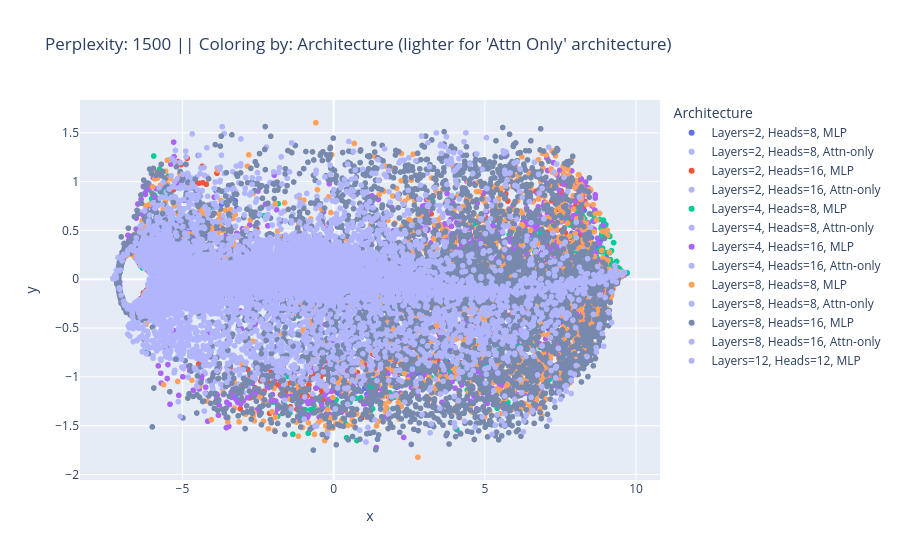
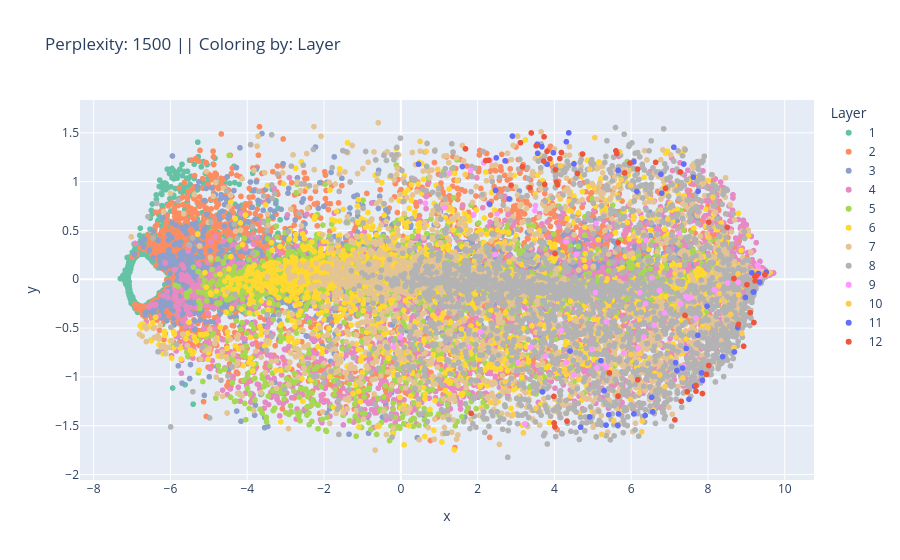
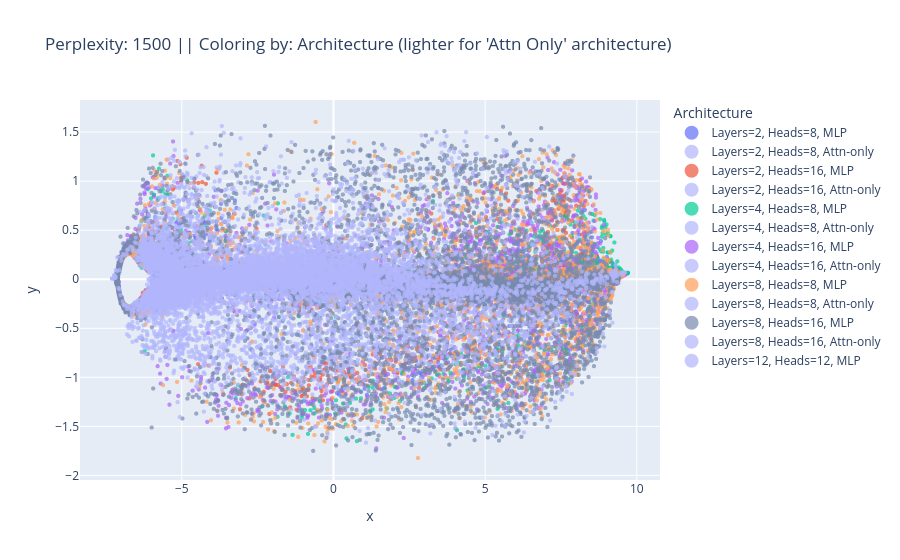
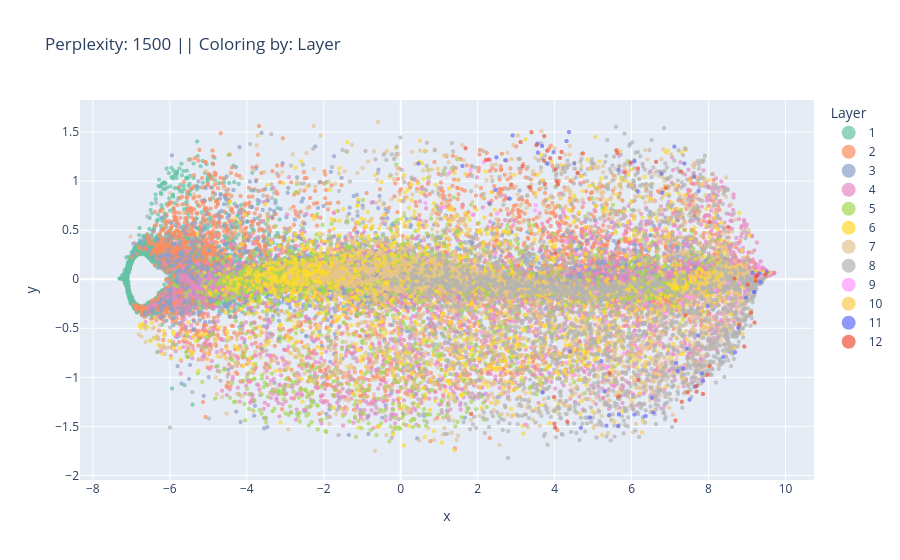

Here is the notebook cell these charts were saved with, in order:
### Code cell
# Legend mapping for arch
arch_legend_map = {
    str(i+1): f"Layers={cfg['NUM_LAYERS']}, Heads={cfg['NUM_HEADS']}, {'Attn-only' if cfg['ATTN_ONLY'] else 'MLP'}"
    for i, cfg in enumerate(cfg_list)
}

arch_main = [arch_legend_map[str(i)] for i in range(1, 13, 2)]
arch_light = [arch_legend_map[str(i)] for i in range(2, 13, 2)]

unique_arch = df['arch'].astype(str).unique()
arch_group_map = {arch: ('main' if arch in arch_main else 'light') for arch in unique_arch}

base_colors = px.colors.qualitative.Plotly[:5] + [px.colors.qualitative.Dark24[15]]
arch_color_map = {arch: base_colors[i] for i, arch in enumerate(arch_main)}

import plotly.colors as pc
def lighten_color(color, factor=0.5):
    rgb = pc.hex_to_rgb(color)
    light_rgb = tuple(int(255 - (255 - c) * factor) for c in rgb)
    return pc.label_rgb(light_rgb)

arch_color_full_map = {}
for arch in unique_arch:
    if arch in arch_main:
        color = arch_color_map[arch]
    else:
        # Find corresponding main arch by replacing 'Attn_only' with 'MLP' or vice versa
        if 'Attn_only' in arch:
            main_arch = arch.replace('Attn_only', 'MLP')
        else:
            main_arch = arch.replace('MLP', 'Attn_only')
        color = lighten_color(arch_color_map.get(main_arch, base_colors[0]))
    arch_color_full_map[arch] = color

df['arch_label'] = df['arch']

#per = 2500
per = 1500
fig = px.scatter(
    x=projections[:,0], y=projections[:,1],
    color=df['arch_label'],
    color_discrete_map=arch_color_full_map,
    labels={'color': 'Architecture'},
    title=f"Perplexity: {per} || Coloring by: Architecture (lighter for 'Attn Only' architecture)"
)
fig.show()


layer_labels = sorted(df['layer'].unique(), key=lambda x: int(x))
layer_colors = px.colors.qualitative.Set2[:len(layer_labels)]
layer_color_map = {str(label): color for label, color in zip(layer_labels, layer_colors)}

fig = px.scatter(
    x=projections[:,0], y=projections[:,1],
    color=df['layer'],
    color_discrete_map=layer_color_map,
    labels={'color': 'Layer'},
    title=f"Perplexity: {per} || Coloring by: Layer"
)
fig.show()


point_size = 3  # Set your desired point size

fig = px.scatter(
    x=projections[:,0], y=projections[:,1],
    color=df['arch_label'],
    color_discrete_map=arch_color_full_map,
    labels={'color': 'Architecture'},
    title=f"Perplexity: {per} || Coloring by: Architecture (lighter for 'Attn Only' architecture)",
    size=[point_size]*len(df),  # Set all points to the same size
    size_max=point_size
)

# Set marker border color same as marker color
for trace in fig.data:
    trace.marker.line = dict(width=1, color=trace.marker.color)

fig.show()


fig = px.scatter(
    x=projections[:,0], y=projections[:,1],
    color=df['layer'],
    color_discrete_map=layer_color_map,
    labels={'color': 'Layer'},
    title=f"Perplexity: {per} || Coloring by: Layer",
    size=[point_size]*len(df),
    size_max=point_size
)

for trace in fig.data:
    trace.marker.line = dict(width=1, color=trace.marker.color)

fig.show()


fig = px.scatter(
    x=projections[:,0], y=projections[:,1],
    color=df['l_ratio'],
    color_discrete_map=layer_color_map,
    labels={'color': 'Ratio'},
    title=f"Perplexity: {per} || Coloring by: Where across the model depth the layer containing the head exists? (i.e. Ratio of layer index/total layers in model)",
    size=[point_size]*len(df),
    size_max=point_size
)

for trace in fig.data:
    trace.marker.line = dict(width=1, color=trace.marker.color)

fig.show()

fig = px.scatter(
    x=projections[:,0], y=projections[:,1],
    color=df['num_heads'],
    color_discrete_map={'1': 'rgb(102,194,165)','2': 'rgb(252,141,98)'},
    labels={'color': 'Number of Heads'},
    title=f"Perplexity: {per} || Coloring by: Number of Heads",
    size=[point_size]*len(df),
    size_max=point_size
)

for trace in fig.data:
    trace.marker.line = dict(width=1, color=trace.marker.color)

fig.show()

### Figure 1 — Plotly figure (JSON) as saved in the notebook; plotly's stock layout.template omitted (floating-point values rounded to 4 significant figures; data arrays with more than 128 entries replaced by an {"elided": "..."} marker saying what was removed)
{"data": [{"hovertemplate": "Architecture=Layers=2, Heads=8, MLP<br>x=%{x}<br>y=%{y}<extra></extra>", "legendgroup": "Layers=2, Heads=8, MLP", "marker": {"color": "#636EFA", "symbol": "circle"}, "mode": "markers", "name": "Layers=2, Heads=8, MLP", "showlegend": true, "type": "scattergl", "x": {"elided": "800 float values"}, "xaxis": "x", "y": {"elided": "800 float values"}, "yaxis": "y"}, {"hovertemplate": "Architecture=Layers=2, Heads=8, Attn-only<br>x=%{x}<br>y=%{y}<extra></extra>", "legendgroup": "Layers=2, Heads=8, Attn-only", "marker": {"color": "rgb(177, 182, 252)", "symbol": "circle"}, "mode": "markers", "name": "Layers=2, Heads=8, Attn-only", "showlegend": true, "type": "scattergl", "x": {"elided": "800 float values"}, "xaxis": "x", "y": {"elided": "800 float values"}, "yaxis": "y"}, {"hovertemplate": "Architecture=Layers=2, Heads=16, MLP<br>x=%{x}<br>y=%{y}<extra></extra>", "legendgroup": "Layers=2, Heads=16, MLP", "marker": {"color": "#EF553B", "symbol": "circle"}, "mode": "markers", "name": "Layers=2, Heads=16, MLP", "showlegend": true, "type": "scattergl", "x": {"elided": "1600 float values"}, "xaxis": "x", "y": {"elided": "1600 float values"}, "yaxis": "y"}, {"hovertemplate": "Architecture=Layers=2, Heads=16, Attn-only<br>x=%{x}<br>y=%{y}<extra></extra>", "legendgroup": "Layers=2, Heads=16, Attn-only", "marker": {"color": "rgb(177, 182, 252)", "symbol": "circle"}, "mode": "markers", "name": "Layers=2, Heads=16, Attn-only", "showlegend": true, "type": "scattergl", "x": {"elided": "1600 float values"}, "xaxis": "x", "y": {"elided": "1600 float values"}, "yaxis": "y"}, {"hovertemplate": "Architecture=Layers=4, Heads=8, MLP<br>x=%{x}<br>y=%{y}<extra></extra>", "legendgroup": "Layers=4, Heads=8, MLP", "marker": {"color": "#00CC96", "symbol": "circle"}, "mode": "markers", "name": "Layers=4, Heads=8, MLP", "showlegend": true, "type": "scattergl", "x": {"elided": "1600 float values"}, "xaxis": "x", "y": {"elided": "1600 float values"}, "yaxis": "y"}, {"hovertemplate": "Architecture=Layers=4, Heads=8, Attn-only<br>x=%{x}<br>y=%{y}<extra></extra>", "legendgroup": "Layers=4, Heads=8, Attn-only", "marker": {"color": "rgb(177, 182, 252)", "symbol": "circle"}, "mode": "markers", "name": "Layers=4, Heads=8, Attn-only", "showlegend": true, "type": "scattergl", "x": {"elided": "1600 float values"}, "xaxis": "x", "y": {"elided": "1600 float values"}, "yaxis": "y"}, {"hovertemplate": "Architecture=Layers=4, Heads=16, MLP<br>x=%{x}<br>y=%{y}<extra></extra>", "legendgroup": "Layers=4, Heads=16, MLP", "marker": {"color": "#AB63FA", "symbol": "circle"}, "mode": "markers", "name": "Layers=4, Heads=16, MLP", "showlegend": true, "type": "scattergl", "x": {"elided": "3200 float values"}, "xaxis": "x", "y": {"elided": "3200 float values"}, "yaxis": "y"}, {"hovertemplate": "Architecture=Layers=4, Heads=16, Attn-only<br>x=%{x}<br>y=%{y}<extra></extra>", "legendgroup": "Layers=4, Heads=16, Attn-only", "marker": {"color": "rgb(177, 182, 252)", "symbol": "circle"}, "mode": "markers", "name": "Layers=4, Heads=16, Attn-only", "showlegend": true, "type": "scattergl", "x": {"elided": "3200 float values"}, "xaxis": "x", "y": {"elided": "3200 float values"}, "yaxis": "y"}, {"hovertemplate": "Architecture=Layers=8, Heads=8, MLP<br>x=%{x}<br>y=%{y}<extra></extra>", "legendgroup": "Layers=8, Heads=8, MLP", "marker": {"color": "#FFA15A", "symbol": "circle"}, "mode": "markers", "name": "Layers=8, Heads=8, MLP", "showlegend": true, "type": "scattergl", "x": {"elided": "3200 float values"}, "xaxis": "x", "y": {"elided": "3200 float values"}, "yaxis": "y"}, {"hovertemplate": "Architecture=Layers=8, Heads=8, Attn-only<br>x=%{x}<br>y=%{y}<extra></extra>", "legendgroup": "Layers=8, Heads=8, Attn-only", "marker": {"color": "rgb(177, 182, 252)", "symbol": "circle"}, "mode": "markers", "name": "Layers=8, Heads=8, Attn-only", "showlegend": true, "type": "scattergl", "x": {"elided": "3200 float values"}, "xaxis": "x", "y": {"elided": "3200 float values"}, "yaxis": "y"}, {"hovertemplate": "Architecture=Layers=8, Heads=16, MLP<br>x=%{x}<br>y=%{y}<extra></extra>", "legendgroup": "Layers=8, Heads=16, MLP", "marker": {"color": "#778AAE", "symbol": "circle"}, "mode": "markers", "name": "Layers=8, Heads=16, MLP", "showlegend": true, "type": "scattergl", "x": {"elided": "6400 float values"}, "xaxis": "x", "y": {"elided": "6400 float values"}, "yaxis": "y"}, {"hovertemplate": "Architecture=Layers=8, Heads=16, Attn-only<br>x=%{x}<br>y=%{y}<extra></extra>", "legendgroup": "Layers=8, Heads=16, Attn-only", "marker": {"color": "rgb(177, 182, 252)", "symbol": "circle"}, "mode": "markers", "name": "Layers=8, Heads=16, Attn-only", "showlegend": true, "type": "scattergl", "x": {"elided": "6400 float values"}, "xaxis": "x", "y": {"elided": "6400 float values"}, "yaxis": "y"}, {"hovertemplate": "Architecture=Layers=12, Heads=12, MLP<br>x=%{x}<br>y=%{y}<extra></extra>", "legendgroup": "Layers=12, Heads=12, MLP", "marker": {"color": "rgb(177, 182, 252)", "symbol": "circle"}, "mode": "markers", "name": "Layers=12, Heads=12, MLP", "showlegend": true, "type": "scattergl", "x": {"elided": "720 float values"}, "xaxis": "x", "y": {"elided": "720 float values"}, "yaxis": "y"}], "layout": {"legend": {"title": {"text": "Architecture"}, "tracegroupgap": 0}, "title": {"text": "Perplexity: 1500 || Coloring by: Architecture (lighter for 'Attn Only' architecture)"}, "xaxis": {"anchor": "y", "domain": [0, 1], "title": {"text": "x"}}, "yaxis": {"anchor": "x", "domain": [0, 1], "title": {"text": "y"}}}}

### Figure 2 — Plotly figure (JSON) as saved in the notebook; plotly's stock layout.template omitted (floating-point values rounded to 4 significant figures; data arrays with more than 128 entries replaced by an {"elided": "..."} marker saying what was removed)
{"data": [{"hovertemplate": "Layer=1<br>x=%{x}<br>y=%{y}<extra></extra>", "legendgroup": "1", "marker": {"color": "rgb(102,194,165)", "symbol": "circle"}, "mode": "markers", "name": "1", "showlegend": true, "type": "scattergl", "x": {"elided": "7260 float values"}, "xaxis": "x", "y": {"elided": "7260 float values"}, "yaxis": "y"}, {"hovertemplate": "Layer=2<br>x=%{x}<br>y=%{y}<extra></extra>", "legendgroup": "2", "marker": {"color": "rgb(252,141,98)", "symbol": "circle"}, "mode": "markers", "name": "2", "showlegend": true, "type": "scattergl", "x": {"elided": "7260 float values"}, "xaxis": "x", "y": {"elided": "7260 float values"}, "yaxis": "y"}, {"hovertemplate": "Layer=3<br>x=%{x}<br>y=%{y}<extra></extra>", "legendgroup": "3", "marker": {"color": "rgb(141,160,203)", "symbol": "circle"}, "mode": "markers", "name": "3", "showlegend": true, "type": "scattergl", "x": {"elided": "4860 float values"}, "xaxis": "x", "y": {"elided": "4860 float values"}, "yaxis": "y"}, {"hovertemplate": "Layer=4<br>x=%{x}<br>y=%{y}<extra></extra>", "legendgroup": "4", "marker": {"color": "rgb(231,138,195)", "symbol": "circle"}, "mode": "markers", "name": "4", "showlegend": true, "type": "scattergl", "x": {"elided": "4860 float values"}, "xaxis": "x", "y": {"elided": "4860 float values"}, "yaxis": "y"}, {"hovertemplate": "Layer=5<br>x=%{x}<br>y=%{y}<extra></extra>", "legendgroup": "5", "marker": {"color": "rgb(166,216,84)", "symbol": "circle"}, "mode": "markers", "name": "5", "showlegend": true, "type": "scattergl", "x": {"elided": "2460 float values"}, "xaxis": "x", "y": {"elided": "2460 float values"}, "yaxis": "y"}, {"hovertemplate": "Layer=6<br>x=%{x}<br>y=%{y}<extra></extra>", "legendgroup": "6", "marker": {"color": "rgb(255,217,47)", "symbol": "circle"}, "mode": "markers", "name": "6", "showlegend": true, "type": "scattergl", "x": {"elided": "2460 float values"}, "xaxis": "x", "y": {"elided": "2460 float values"}, "yaxis": "y"}, {"hovertemplate": "Layer=7<br>x=%{x}<br>y=%{y}<extra></extra>", "legendgroup": "7", "marker": {"color": "rgb(229,196,148)", "symbol": "circle"}, "mode": "markers", "name": "7", "showlegend": true, "type": "scattergl", "x": {"elided": "2460 float values"}, "xaxis": "x", "y": {"elided": "2460 float values"}, "yaxis": "y"}, {"hovertemplate": "Layer=8<br>x=%{x}<br>y=%{y}<extra></extra>", "legendgroup": "8", "marker": {"color": "rgb(179,179,179)", "symbol": "circle"}, "mode": "markers", "name": "8", "showlegend": true, "type": "scattergl", "x": {"elided": "2460 float values"}, "xaxis": "x", "y": {"elided": "2460 float values"}, "yaxis": "y"}, {"hovertemplate": "Layer=9<br>x=%{x}<br>y=%{y}<extra></extra>", "legendgroup": "9", "marker": {"color": "#FF97FF", "symbol": "circle"}, "mode": "markers", "name": "9", "showlegend": true, "type": "scattergl", "x": [5.109, 8.514, 1.267, 7.252, 4.516, 6.375, 9.311, 4.568, 4.311, 8.793, 1.819, 0.6407, 1.898, -0.1934, 5.235, 6.221, 6.328, 7.491, 3.052, 3.508, 3.492, 5.351, 9.35, -0.009592, 2.451, 4.305, 6.537, 6.868, 2.164, 7.683, 3.233, 9.53, 8.263, 2.327, 5.355, 6.181, 6.737, 8.161, 6.597, 9.136, 9.272, 5.085, 4.182, 7.569, 5.068, 4.97, 3.385, 7.419, 9.301, 2.507, 6.386, 1.13, 7.366, 7.291, 3.766, 9.287, 1.791, 2.074, 5.803, 9.298], "xaxis": "x", "y": [-0.9065, -0.03864, 1.086, 0.4722, -0.9775, -0.2517, 0.1045, 0.2566, -0.8518, -0.03273, 1.114, 0.7772, 0.6602, -0.6925, -0.8627, -0.1379, -0.5932, -0.1966, -0.8527, 0.7544, 0.7011, -0.8991, 0.0303, -0.5904, 0.2544, 0.3858, 0.01685, -0.3446, 1.194, -0.3971, -1.481, 0.04857, -0.1473, 1.217, -0.434, -0.7049, -0.1151, -0.1061, -0.4721, 0.05354, 0.02381, 0.5746, -0.5237, -0.1867, -0.1363, -0.7178, -0.6952, -0.1733, 0.04507, 0.6702, 0.399, 0.7351, -0.8943, -0.2516, -0.7863, 0.03315, -0.6934, -0.5368, -0.7549, 0.1431], "yaxis": "y"}, {"hovertemplate": "Layer=10<br>x=%{x}<br>y=%{y}<extra></extra>", "legendgroup": "10", "marker": {"color": "#FECB52", "symbol": "circle"}, "mode": "markers", "name": "10", "showlegend": true, "type": "scattergl", "x": [8.591, 8.13, 7.346, 2.706, 5.054, 8.282, 5.705, 5.051, 9.281, 8.003, 9.092, 6.23, 7.167, 4.921, 8.802, 4.162, 3.193, 9.616, 8.024, 8.884, 6.275, 6.744, 2.347, 0.4627, 0.5022, 4.153, 5.992, 3.91, 2.821, 1.293, 1.679, 3.516, 6.214, -0.6149, 7.455, 2.925, 9.511, 8.785, 3.105, 0.964, 0.6567, 6.885, 5.738, 6.581, 3.635, 6.951, 5.985, 2.714, 5.992, 9.169, 5.678, 8.677, 4.26, 9.218, 5.549, 9.57, 8.3, 6.29, 5.235, 1.475], "xaxis": "x", "y": [-0.3597, 0.8409, -1.011, 0.3821, 1.45, -0.06387, 1.304, 0.9316, 0.08021, -0.4965, -0.3315, -0.7591, -0.5959, 1.125, -0.16, 1.164, -1.573, 0.07032, 0.4279, -0.5542, -1.562, -0.9797, -1.26, -1.28, 1.411, 0.8218, -0.7704, 1.194, 0.1787, 0.7323, 1.073, -1.321, -1.163, -1.505, -1.156, -1.384, 0.06399, 0.05509, -0.6819, 1.127, 1.309, -1.099, 1.018, -1.342, -0.4588, 0.6183, -1.23, -1.049, 0.9609, 0.08146, 0.9662, -0.701, -0.9489, 0.008981, -1.449, 0.06581, -0.146, -1.45, -1.587, 1.011], "yaxis": "y"}, {"hovertemplate": "Layer=11<br>x=%{x}<br>y=%{y}<extra></extra>", "legendgroup": "11", "marker": {"color": "#636efa", "symbol": "circle"}, "mode": "markers", "name": "11", "showlegend": true, "type": "scattergl", "x": [2.716, 9.518, 6.072, 9.144, 7.192, 7.371, 2.313, 5.212, 7.65, 4.312, 7.834, 6.533, 9.311, 6.365, 4.92, 5.671, 8.976, 8.689, 7.432, 6.797, 6.15, 7.159, 4.409, 6.775, 7.736, 2.485, 2.823, 3.565, 3.975, 3.814, 7.976, 5.346, 2.907, 4.682, 9.256, 5.294, 5.418, 5.65, 7.339, 3.688, 7.506, 9.183, 6.07, 7.112, 6.565, 9.347, 3.553, 2.467, 7.743, 3.674, 5.66, 8.774, 7.855, 9.197, 8.381, 0.4618, 4.373, 1.603, 4.511, 7.619], "xaxis": "x", "y": [1.213, 0.07255, -1.379, 0.06556, -0.9352, 1.18, 0.7695, -0.8341, -1.096, 1.408, -0.9586, -1.209, 0.05916, -1.395, -1.409, -1.379, -0.1862, -0.744, -0.7079, 0.8817, 0.9001, -0.854, -0.7351, 1.075, -0.5737, 1.243, 0.8228, 1.29, 1.295, 1.178, -0.2758, -1.493, 1.466, -1.514, 0.03375, -1.143, -1.386, -1.494, -0.9096, -1.153, -1.228, -0.1306, 1.202, 1.352, -1.358, -0.02961, 1.382, 0.9111, 0.9011, 1.358, 1.115, -0.494, -1.033, -0.1299, -0.7919, 1.179, 1.499, 1.155, 1.181, 1.045], "yaxis": "y"}, {"hovertemplate": "Layer=12<br>x=%{x}<br>y=%{y}<extra></extra>", "legendgroup": "12", "marker": {"color": "#EF553B", "symbol": "circle"}, "mode": "markers", "name": "12", "showlegend": true, "type": "scattergl", "x": [9.228, 2.873, 9.222, 9.483, 5.432, 6.894, 3.73, 8.021, 3.885, 8.796, 3.746, 8.501, 5.832, 9.016, 5.664, 5.628, 2.213, 4.028, 4.015, 1.83, 4.733, 4.017, 8.929, 5.968, 3.809, 4.086, 7.96, 7.688, 8.022, 9.262, 3.364, 7.139, 3.993, 7.401, 3.398, 7.688, 1.685, 7.304, 4.182, 3.169, 9.197, 4.057, 9.1, 5.659, 3.723, 8.677, 4.142, 3.116, 4.601, 2.286, 6.638, 6.172, 6.167, 3.528, 4.329, 7.459, 7.279, 5.603, 7.856, 3.987], "xaxis": "x", "y": [-0.01621, 0.9637, 0.02612, 0.04606, -0.9592, 0.9311, 1.458, 0.585, 1.234, -0.4624, 0.9714, 0.5328, 1.089, -0.05542, 0.377, 1.288, 1.216, 1.121, -1.511, -1.372, 1.283, 0.2635, -0.6854, 1.19, 1.31, 0.9676, -0.9743, -1.146, -0.8833, 0.03801, 0.938, -1.44, -1.472, -0.3701, 1.498, -1.088, 1.335, -1.249, 1.298, 1.152, -0.4426, 0.9954, -0.3409, -1.196, 1.21, 0.007782, 1.236, 1.398, 1.084, 1.219, 1.198, -1.029, 1.128, 1.367, -1.452, -1.152, 1.099, 1.315, -1.17, -1.199], "yaxis": "y"}], "layout": {"legend": {"title": {"text": "Layer"}, "tracegroupgap": 0}, "title": {"text": "Perplexity: 1500 || Coloring by: Layer"}, "xaxis": {"anchor": "y", "domain": [0, 1], "title": {"text": "x"}}, "yaxis": {"anchor": "x", "domain": [0, 1], "title": {"text": "y"}}}}

### Figure 3 — Plotly figure (JSON) as saved in the notebook; plotly's stock layout.template omitted (floating-point values rounded to 4 significant figures; data arrays with more than 128 entries replaced by an {"elided": "..."} marker saying what was removed)
{"data": [{"hovertemplate": "Architecture=Layers=2, Heads=8, MLP<br>x=%{x}<br>y=%{y}<br>size=%{marker.size}<extra></extra>", "legendgroup": "Layers=2, Heads=8, MLP", "marker": {"color": "#636EFA", "line": {"color": "#636EFA", "width": 1}, "size": {"elided": "800 int values"}, "sizemode": "area", "sizeref": 0.3333, "symbol": "circle"}, "mode": "markers", "name": "Layers=2, Heads=8, MLP", "showlegend": true, "type": "scattergl", "x": {"elided": "800 float values"}, "xaxis": "x", "y": {"elided": "800 float values"}, "yaxis": "y"}, {"hovertemplate": "Architecture=Layers=2, Heads=8, Attn-only<br>x=%{x}<br>y=%{y}<br>size=%{marker.size}<extra></extra>", "legendgroup": "Layers=2, Heads=8, Attn-only", "marker": {"color": "rgb(177, 182, 252)", "line": {"color": "rgb(177, 182, 252)", "width": 1}, "size": {"elided": "800 int values"}, "sizemode": "area", "sizeref": 0.3333, "symbol": "circle"}, "mode": "markers", "name": "Layers=2, Heads=8, Attn-only", "showlegend": true, "type": "scattergl", "x": {"elided": "800 float values"}, "xaxis": "x", "y": {"elided": "800 float values"}, "yaxis": "y"}, {"hovertemplate": "Architecture=Layers=2, Heads=16, MLP<br>x=%{x}<br>y=%{y}<br>size=%{marker.size}<extra></extra>", "legendgroup": "Layers=2, Heads=16, MLP", "marker": {"color": "#EF553B", "line": {"color": "#EF553B", "width": 1}, "size": {"elided": "1600 int values"}, "sizemode": "area", "sizeref": 0.3333, "symbol": "circle"}, "mode": "markers", "name": "Layers=2, Heads=16, MLP", "showlegend": true, "type": "scattergl", "x": {"elided": "1600 float values"}, "xaxis": "x", "y": {"elided": "1600 float values"}, "yaxis": "y"}, {"hovertemplate": "Architecture=Layers=2, Heads=16, Attn-only<br>x=%{x}<br>y=%{y}<br>size=%{marker.size}<extra></extra>", "legendgroup": "Layers=2, Heads=16, Attn-only", "marker": {"color": "rgb(177, 182, 252)", "line": {"color": "rgb(177, 182, 252)", "width": 1}, "size": {"elided": "1600 int values"}, "sizemode": "area", "sizeref": 0.3333, "symbol": "circle"}, "mode": "markers", "name": "Layers=2, Heads=16, Attn-only", "showlegend": true, "type": "scattergl", "x": {"elided": "1600 float values"}, "xaxis": "x", "y": {"elided": "1600 float values"}, "yaxis": "y"}, {"hovertemplate": "Architecture=Layers=4, Heads=8, MLP<br>x=%{x}<br>y=%{y}<br>size=%{marker.size}<extra></extra>", "legendgroup": "Layers=4, Heads=8, MLP", "marker": {"color": "#00CC96", "line": {"color": "#00CC96", "width": 1}, "size": {"elided": "1600 int values"}, "sizemode": "area", "sizeref": 0.3333, "symbol": "circle"}, "mode": "markers", "name": "Layers=4, Heads=8, MLP", "showlegend": true, "type": "scattergl", "x": {"elided": "1600 float values"}, "xaxis": "x", "y": {"elided": "1600 float values"}, "yaxis": "y"}, {"hovertemplate": "Architecture=Layers=4, Heads=8, Attn-only<br>x=%{x}<br>y=%{y}<br>size=%{marker.size}<extra></extra>", "legendgroup": "Layers=4, Heads=8, Attn-only", "marker": {"color": "rgb(177, 182, 252)", "line": {"color": "rgb(177, 182, 252)", "width": 1}, "size": {"elided": "1600 int values"}, "sizemode": "area", "sizeref": 0.3333, "symbol": "circle"}, "mode": "markers", "name": "Layers=4, Heads=8, Attn-only", "showlegend": true, "type": "scattergl", "x": {"elided": "1600 float values"}, "xaxis": "x", "y": {"elided": "1600 float values"}, "yaxis": "y"}, {"hovertemplate": "Architecture=Layers=4, Heads=16, MLP<br>x=%{x}<br>y=%{y}<br>size=%{marker.size}<extra></extra>", "legendgroup": "Layers=4, Heads=16, MLP", "marker": {"color": "#AB63FA", "line": {"color": "#AB63FA", "width": 1}, "size": {"elided": "3200 int values"}, "sizemode": "area", "sizeref": 0.3333, "symbol": "circle"}, "mode": "markers", "name": "Layers=4, Heads=16, MLP", "showlegend": true, "type": "scattergl", "x": {"elided": "3200 float values"}, "xaxis": "x", "y": {"elided": "3200 float values"}, "yaxis": "y"}, {"hovertemplate": "Architecture=Layers=4, Heads=16, Attn-only<br>x=%{x}<br>y=%{y}<br>size=%{marker.size}<extra></extra>", "legendgroup": "Layers=4, Heads=16, Attn-only", "marker": {"color": "rgb(177, 182, 252)", "line": {"color": "rgb(177, 182, 252)", "width": 1}, "size": {"elided": "3200 int values"}, "sizemode": "area", "sizeref": 0.3333, "symbol": "circle"}, "mode": "markers", "name": "Layers=4, Heads=16, Attn-only", "showlegend": true, "type": "scattergl", "x": {"elided": "3200 float values"}, "xaxis": "x", "y": {"elided": "3200 float values"}, "yaxis": "y"}, {"hovertemplate": "Architecture=Layers=8, Heads=8, MLP<br>x=%{x}<br>y=%{y}<br>size=%{marker.size}<extra></extra>", "legendgroup": "Layers=8, Heads=8, MLP", "marker": {"color": "#FFA15A", "line": {"color": "#FFA15A", "width": 1}, "size": {"elided": "3200 int values"}, "sizemode": "area", "sizeref": 0.3333, "symbol": "circle"}, "mode": "markers", "name": "Layers=8, Heads=8, MLP", "showlegend": true, "type": "scattergl", "x": {"elided": "3200 float values"}, "xaxis": "x", "y": {"elided": "3200 float values"}, "yaxis": "y"}, {"hovertemplate": "Architecture=Layers=8, Heads=8, Attn-only<br>x=%{x}<br>y=%{y}<br>size=%{marker.size}<extra></extra>", "legendgroup": "Layers=8, Heads=8, Attn-only", "marker": {"color": "rgb(177, 182, 252)", "line": {"color": "rgb(177, 182, 252)", "width": 1}, "size": {"elided": "3200 int values"}, "sizemode": "area", "sizeref": 0.3333, "symbol": "circle"}, "mode": "markers", "name": "Layers=8, Heads=8, Attn-only", "showlegend": true, "type": "scattergl", "x": {"elided": "3200 float values"}, "xaxis": "x", "y": {"elided": "3200 float values"}, "yaxis": "y"}, {"hovertemplate": "Architecture=Layers=8, Heads=16, MLP<br>x=%{x}<br>y=%{y}<br>size=%{marker.size}<extra></extra>", "legendgroup": "Layers=8, Heads=16, MLP", "marker": {"color": "#778AAE", "line": {"color": "#778AAE", "width": 1}, "size": {"elided": "6400 int values"}, "sizemode": "area", "sizeref": 0.3333, "symbol": "circle"}, "mode": "markers", "name": "Layers=8, Heads=16, MLP", "showlegend": true, "type": "scattergl", "x": {"elided": "6400 float values"}, "xaxis": "x", "y": {"elided": "6400 float values"}, "yaxis": "y"}, {"hovertemplate": "Architecture=Layers=8, Heads=16, Attn-only<br>x=%{x}<br>y=%{y}<br>size=%{marker.size}<extra></extra>", "legendgroup": "Layers=8, Heads=16, Attn-only", "marker": {"color": "rgb(177, 182, 252)", "line": {"color": "rgb(177, 182, 252)", "width": 1}, "size": {"elided": "6400 int values"}, "sizemode": "area", "sizeref": 0.3333, "symbol": "circle"}, "mode": "markers", "name": "Layers=8, Heads=16, Attn-only", "showlegend": true, "type": "scattergl", "x": {"elided": "6400 float values"}, "xaxis": "x", "y": {"elided": "6400 float values"}, "yaxis": "y"}, {"hovertemplate": "Architecture=Layers=12, Heads=12, MLP<br>x=%{x}<br>y=%{y}<br>size=%{marker.size}<extra></extra>", "legendgroup": "Layers=12, Heads=12, MLP", "marker": {"color": "rgb(177, 182, 252)", "line": {"color": "rgb(177, 182, 252)", "width": 1}, "size": {"elided": "720 int values"}, "sizemode": "area", "sizeref": 0.3333, "symbol": "circle"}, "mode": "markers", "name": "Layers=12, Heads=12, MLP", "showlegend": true, "type": "scattergl", "x": {"elided": "720 float values"}, "xaxis": "x", "y": {"elided": "720 float values"}, "yaxis": "y"}], "layout": {"legend": {"itemsizing": "constant", "title": {"text": "Architecture"}, "tracegroupgap": 0}, "title": {"text": "Perplexity: 1500 || Coloring by: Architecture (lighter for 'Attn Only' architecture)"}, "xaxis": {"anchor": "y", "domain": [0, 1], "title": {"text": "x"}}, "yaxis": {"anchor": "x", "domain": [0, 1], "title": {"text": "y"}}}}

### Figure 4 — Plotly figure (JSON) as saved in the notebook; plotly's stock layout.template omitted (floating-point values rounded to 4 significant figures; data arrays with more than 128 entries replaced by an {"elided": "..."} marker saying what was removed)
{"data": [{"hovertemplate": "Layer=1<br>x=%{x}<br>y=%{y}<br>size=%{marker.size}<extra></extra>", "legendgroup": "1", "marker": {"color": "rgb(102,194,165)", "line": {"color": "rgb(102,194,165)", "width": 1}, "size": {"elided": "7260 int values"}, "sizemode": "area", "sizeref": 0.3333, "symbol": "circle"}, "mode": "markers", "name": "1", "showlegend": true, "type": "scattergl", "x": {"elided": "7260 float values"}, "xaxis": "x", "y": {"elided": "7260 float values"}, "yaxis": "y"}, {"hovertemplate": "Layer=2<br>x=%{x}<br>y=%{y}<br>size=%{marker.size}<extra></extra>", "legendgroup": "2", "marker": {"color": "rgb(252,141,98)", "line": {"color": "rgb(252,141,98)", "width": 1}, "size": {"elided": "7260 int values"}, "sizemode": "area", "sizeref": 0.3333, "symbol": "circle"}, "mode": "markers", "name": "2", "showlegend": true, "type": "scattergl", "x": {"elided": "7260 float values"}, "xaxis": "x", "y": {"elided": "7260 float values"}, "yaxis": "y"}, {"hovertemplate": "Layer=3<br>x=%{x}<br>y=%{y}<br>size=%{marker.size}<extra></extra>", "legendgroup": "3", "marker": {"color": "rgb(141,160,203)", "line": {"color": "rgb(141,160,203)", "width": 1}, "size": {"elided": "4860 int values"}, "sizemode": "area", "sizeref": 0.3333, "symbol": "circle"}, "mode": "markers", "name": "3", "showlegend": true, "type": "scattergl", "x": {"elided": "4860 float values"}, "xaxis": "x", "y": {"elided": "4860 float values"}, "yaxis": "y"}, {"hovertemplate": "Layer=4<br>x=%{x}<br>y=%{y}<br>size=%{marker.size}<extra></extra>", "legendgroup": "4", "marker": {"color": "rgb(231,138,195)", "line": {"color": "rgb(231,138,195)", "width": 1}, "size": {"elided": "4860 int values"}, "sizemode": "area", "sizeref": 0.3333, "symbol": "circle"}, "mode": "markers", "name": "4", "showlegend": true, "type": "scattergl", "x": {"elided": "4860 float values"}, "xaxis": "x", "y": {"elided": "4860 float values"}, "yaxis": "y"}, {"hovertemplate": "Layer=5<br>x=%{x}<br>y=%{y}<br>size=%{marker.size}<extra></extra>", "legendgroup": "5", "marker": {"color": "rgb(166,216,84)", "line": {"color": "rgb(166,216,84)", "width": 1}, "size": {"elided": "2460 int values"}, "sizemode": "area", "sizeref": 0.3333, "symbol": "circle"}, "mode": "markers", "name": "5", "showlegend": true, "type": "scattergl", "x": {"elided": "2460 float values"}, "xaxis": "x", "y": {"elided": "2460 float values"}, "yaxis": "y"}, {"hovertemplate": "Layer=6<br>x=%{x}<br>y=%{y}<br>size=%{marker.size}<extra></extra>", "legendgroup": "6", "marker": {"color": "rgb(255,217,47)", "line": {"color": "rgb(255,217,47)", "width": 1}, "size": {"elided": "2460 int values"}, "sizemode": "area", "sizeref": 0.3333, "symbol": "circle"}, "mode": "markers", "name": "6", "showlegend": true, "type": "scattergl", "x": {"elided": "2460 float values"}, "xaxis": "x", "y": {"elided": "2460 float values"}, "yaxis": "y"}, {"hovertemplate": "Layer=7<br>x=%{x}<br>y=%{y}<br>size=%{marker.size}<extra></extra>", "legendgroup": "7", "marker": {"color": "rgb(229,196,148)", "line": {"color": "rgb(229,196,148)", "width": 1}, "size": {"elided": "2460 int values"}, "sizemode": "area", "sizeref": 0.3333, "symbol": "circle"}, "mode": "markers", "name": "7", "showlegend": true, "type": "scattergl", "x": {"elided": "2460 float values"}, "xaxis": "x", "y": {"elided": "2460 float values"}, "yaxis": "y"}, {"hovertemplate": "Layer=8<br>x=%{x}<br>y=%{y}<br>size=%{marker.size}<extra></extra>", "legendgroup": "8", "marker": {"color": "rgb(179,179,179)", "line": {"color": "rgb(179,179,179)", "width": 1}, "size": {"elided": "2460 int values"}, "sizemode": "area", "sizeref": 0.3333, "symbol": "circle"}, "mode": "markers", "name": "8", "showlegend": true, "type": "scattergl", "x": {"elided": "2460 float values"}, "xaxis": "x", "y": {"elided": "2460 float values"}, "yaxis": "y"}, {"hovertemplate": "Layer=9<br>x=%{x}<br>y=%{y}<br>size=%{marker.size}<extra></extra>", "legendgroup": "9", "marker": {"color": "#FF97FF", "line": {"color": "#FF97FF", "width": 1}, "size": [3, 3, 3, 3, 3, 3, 3, 3, 3, 3, 3, 3, 3, 3, 3, 3, 3, 3, 3, 3, 3, 3, 3, 3, 3, 3, 3, 3, 3, 3, 3, 3, 3, 3, 3, 3, 3, 3, 3, 3, 3, 3, 3, 3, 3, 3, 3, 3, 3, 3, 3, 3, 3, 3, 3, 3, 3, 3, 3, 3], "sizemode": "area", "sizeref": 0.3333, "symbol": "circle"}, "mode": "markers", "name": "9", "showlegend": true, "type": "scattergl", "x": [5.109, 8.514, 1.267, 7.252, 4.516, 6.375, 9.311, 4.568, 4.311, 8.793, 1.819, 0.6407, 1.898, -0.1934, 5.235, 6.221, 6.328, 7.491, 3.052, 3.508, 3.492, 5.351, 9.35, -0.009592, 2.451, 4.305, 6.537, 6.868, 2.164, 7.683, 3.233, 9.53, 8.263, 2.327, 5.355, 6.181, 6.737, 8.161, 6.597, 9.136, 9.272, 5.085, 4.182, 7.569, 5.068, 4.97, 3.385, 7.419, 9.301, 2.507, 6.386, 1.13, 7.366, 7.291, 3.766, 9.287, 1.791, 2.074, 5.803, 9.298], "xaxis": "x", "y": [-0.9065, -0.03864, 1.086, 0.4722, -0.9775, -0.2517, 0.1045, 0.2566, -0.8518, -0.03273, 1.114, 0.7772, 0.6602, -0.6925, -0.8627, -0.1379, -0.5932, -0.1966, -0.8527, 0.7544, 0.7011, -0.8991, 0.0303, -0.5904, 0.2544, 0.3858, 0.01685, -0.3446, 1.194, -0.3971, -1.481, 0.04857, -0.1473, 1.217, -0.434, -0.7049, -0.1151, -0.1061, -0.4721, 0.05354, 0.02381, 0.5746, -0.5237, -0.1867, -0.1363, -0.7178, -0.6952, -0.1733, 0.04507, 0.6702, 0.399, 0.7351, -0.8943, -0.2516, -0.7863, 0.03315, -0.6934, -0.5368, -0.7549, 0.1431], "yaxis": "y"}, {"hovertemplate": "Layer=10<br>x=%{x}<br>y=%{y}<br>size=%{marker.size}<extra></extra>", "legendgroup": "10", "marker": {"color": "#FECB52", "line": {"color": "#FECB52", "width": 1}, "size": [3, 3, 3, 3, 3, 3, 3, 3, 3, 3, 3, 3, 3, 3, 3, 3, 3, 3, 3, 3, 3, 3, 3, 3, 3, 3, 3, 3, 3, 3, 3, 3, 3, 3, 3, 3, 3, 3, 3, 3, 3, 3, 3, 3, 3, 3, 3, 3, 3, 3, 3, 3, 3, 3, 3, 3, 3, 3, 3, 3], "sizemode": "area", "sizeref": 0.3333, "symbol": "circle"}, "mode": "markers", "name": "10", "showlegend": true, "type": "scattergl", "x": [8.591, 8.13, 7.346, 2.706, 5.054, 8.282, 5.705, 5.051, 9.281, 8.003, 9.092, 6.23, 7.167, 4.921, 8.802, 4.162, 3.193, 9.616, 8.024, 8.884, 6.275, 6.744, 2.347, 0.4627, 0.5022, 4.153, 5.992, 3.91, 2.821, 1.293, 1.679, 3.516, 6.214, -0.6149, 7.455, 2.925, 9.511, 8.785, 3.105, 0.964, 0.6567, 6.885, 5.738, 6.581, 3.635, 6.951, 5.985, 2.714, 5.992, 9.169, 5.678, 8.677, 4.26, 9.218, 5.549, 9.57, 8.3, 6.29, 5.235, 1.475], "xaxis": "x", "y": [-0.3597, 0.8409, -1.011, 0.3821, 1.45, -0.06387, 1.304, 0.9316, 0.08021, -0.4965, -0.3315, -0.7591, -0.5959, 1.125, -0.16, 1.164, -1.573, 0.07032, 0.4279, -0.5542, -1.562, -0.9797, -1.26, -1.28, 1.411, 0.8218, -0.7704, 1.194, 0.1787, 0.7323, 1.073, -1.321, -1.163, -1.505, -1.156, -1.384, 0.06399, 0.05509, -0.6819, 1.127, 1.309, -1.099, 1.018, -1.342, -0.4588, 0.6183, -1.23, -1.049, 0.9609, 0.08146, 0.9662, -0.701, -0.9489, 0.008981, -1.449, 0.06581, -0.146, -1.45, -1.587, 1.011], "yaxis": "y"}, {"hovertemplate": "Layer=11<br>x=%{x}<br>y=%{y}<br>size=%{marker.size}<extra></extra>", "legendgroup": "11", "marker": {"color": "#636efa", "line": {"color": "#636efa", "width": 1}, "size": [3, 3, 3, 3, 3, 3, 3, 3, 3, 3, 3, 3, 3, 3, 3, 3, 3, 3, 3, 3, 3, 3, 3, 3, 3, 3, 3, 3, 3, 3, 3, 3, 3, 3, 3, 3, 3, 3, 3, 3, 3, 3, 3, 3, 3, 3, 3, 3, 3, 3, 3, 3, 3, 3, 3, 3, 3, 3, 3, 3], "sizemode": "area", "sizeref": 0.3333, "symbol": "circle"}, "mode": "markers", "name": "11", "showlegend": true, "type": "scattergl", "x": [2.716, 9.518, 6.072, 9.144, 7.192, 7.371, 2.313, 5.212, 7.65, 4.312, 7.834, 6.533, 9.311, 6.365, 4.92, 5.671, 8.976, 8.689, 7.432, 6.797, 6.15, 7.159, 4.409, 6.775, 7.736, 2.485, 2.823, 3.565, 3.975, 3.814, 7.976, 5.346, 2.907, 4.682, 9.256, 5.294, 5.418, 5.65, 7.339, 3.688, 7.506, 9.183, 6.07, 7.112, 6.565, 9.347, 3.553, 2.467, 7.743, 3.674, 5.66, 8.774, 7.855, 9.197, 8.381, 0.4618, 4.373, 1.603, 4.511, 7.619], "xaxis": "x", "y": [1.213, 0.07255, -1.379, 0.06556, -0.9352, 1.18, 0.7695, -0.8341, -1.096, 1.408, -0.9586, -1.209, 0.05916, -1.395, -1.409, -1.379, -0.1862, -0.744, -0.7079, 0.8817, 0.9001, -0.854, -0.7351, 1.075, -0.5737, 1.243, 0.8228, 1.29, 1.295, 1.178, -0.2758, -1.493, 1.466, -1.514, 0.03375, -1.143, -1.386, -1.494, -0.9096, -1.153, -1.228, -0.1306, 1.202, 1.352, -1.358, -0.02961, 1.382, 0.9111, 0.9011, 1.358, 1.115, -0.494, -1.033, -0.1299, -0.7919, 1.179, 1.499, 1.155, 1.181, 1.045], "yaxis": "y"}, {"hovertemplate": "Layer=12<br>x=%{x}<br>y=%{y}<br>size=%{marker.size}<extra></extra>", "legendgroup": "12", "marker": {"color": "#EF553B", "line": {"color": "#EF553B", "width": 1}, "size": [3, 3, 3, 3, 3, 3, 3, 3, 3, 3, 3, 3, 3, 3, 3, 3, 3, 3, 3, 3, 3, 3, 3, 3, 3, 3, 3, 3, 3, 3, 3, 3, 3, 3, 3, 3, 3, 3, 3, 3, 3, 3, 3, 3, 3, 3, 3, 3, 3, 3, 3, 3, 3, 3, 3, 3, 3, 3, 3, 3], "sizemode": "area", "sizeref": 0.3333, "symbol": "circle"}, "mode": "markers", "name": "12", "showlegend": true, "type": "scattergl", "x": [9.228, 2.873, 9.222, 9.483, 5.432, 6.894, 3.73, 8.021, 3.885, 8.796, 3.746, 8.501, 5.832, 9.016, 5.664, 5.628, 2.213, 4.028, 4.015, 1.83, 4.733, 4.017, 8.929, 5.968, 3.809, 4.086, 7.96, 7.688, 8.022, 9.262, 3.364, 7.139, 3.993, 7.401, 3.398, 7.688, 1.685, 7.304, 4.182, 3.169, 9.197, 4.057, 9.1, 5.659, 3.723, 8.677, 4.142, 3.116, 4.601, 2.286, 6.638, 6.172, 6.167, 3.528, 4.329, 7.459, 7.279, 5.603, 7.856, 3.987], "xaxis": "x", "y": [-0.01621, 0.9637, 0.02612, 0.04606, -0.9592, 0.9311, 1.458, 0.585, 1.234, -0.4624, 0.9714, 0.5328, 1.089, -0.05542, 0.377, 1.288, 1.216, 1.121, -1.511, -1.372, 1.283, 0.2635, -0.6854, 1.19, 1.31, 0.9676, -0.9743, -1.146, -0.8833, 0.03801, 0.938, -1.44, -1.472, -0.3701, 1.498, -1.088, 1.335, -1.249, 1.298, 1.152, -0.4426, 0.9954, -0.3409, -1.196, 1.21, 0.007782, 1.236, 1.398, 1.084, 1.219, 1.198, -1.029, 1.128, 1.367, -1.452, -1.152, 1.099, 1.315, -1.17, -1.199], "yaxis": "y"}], "layout": {"legend": {"itemsizing": "constant", "title": {"text": "Layer"}, "tracegroupgap": 0}, "title": {"text": "Perplexity: 1500 || Coloring by: Layer"}, "xaxis": {"anchor": "y", "domain": [0, 1], "title": {"text": "x"}}, "yaxis": {"anchor": "x", "domain": [0, 1], "title": {"text": "y"}}}}
